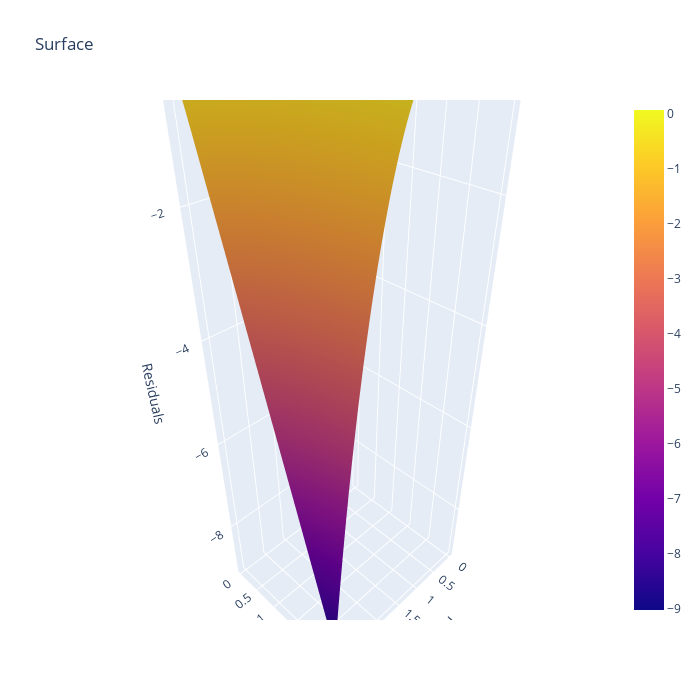

Notebook code for this chart:
### Code cell
fig = go.Figure(data=[go.Surface(z=cs_spline_approx -implied_vol_exp, x=test_mu, y=test_gamma)])

fig.update_layout(title='Surface of the spline Prices', autosize=True,
                  width=500, height=500,
                  xaxis_title="K")
fig.update_layout(title='Surface', autosize=True,
                  width=700, height=700,
                  scene=dict(
        xaxis_title='Atm vol',
        yaxis_title='VOl of vol',
        zaxis_title='Residuals'))
fig.show()
